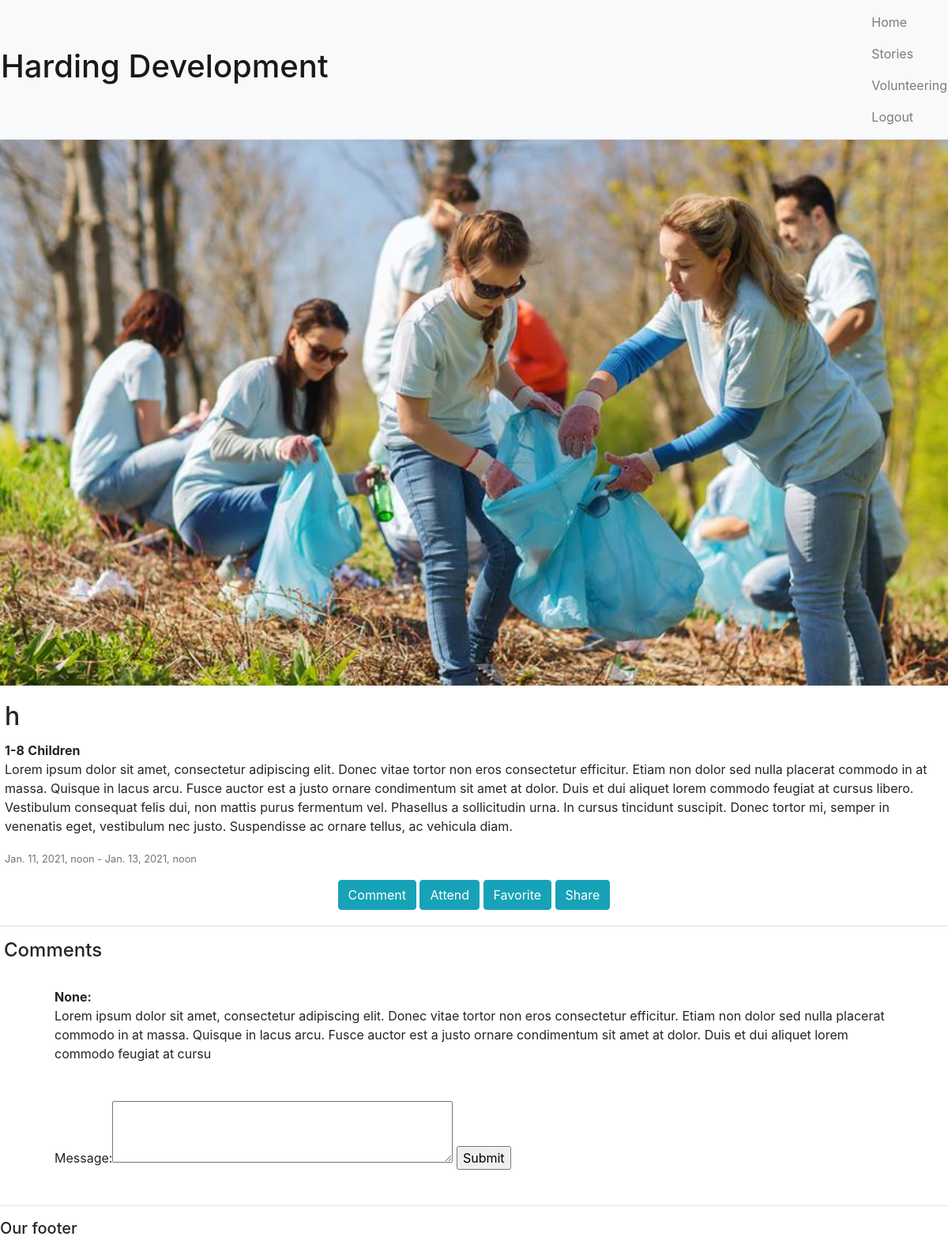
/event/2/, run on the app's committed database.
### events/models.py (models this page shows, shortened)
class Post(models.Model):
    TYPE = ('Event', 'Event'), ('Story', 'Story')
    content_name = models.CharField(max_length=200, null=True)
    content_author = models.ForeignKey(Volunteer, null=True, on_delete=models.SET_NULL)
    content_date = models.DateTimeField(auto_now_add=True)
    content_date_start = models.DateTimeField(null=True, blank=True)
    content_date_end = models.DateTimeField(null=True, blank=True)
    content_social_description = models.CharField(max_length=1000, null=True)
    content_image = models.ImageField(default='profile1.png', null=True, blank=True)
    tags = models.ManyToManyField(Tag)
    full_story = models.CharField(max_length=10000, null=True, blank=True)
    post_type = models.CharField(max_length=200, null=True, choices=TYPE)
    attending = models.ManyToManyField(User)

class Tag(models.Model):
    name = models.CharField(max_length=200, null=True)
    def __str__(self):
        return self.name

class Comment(models.Model):
    message = models.CharField(max_length=300, null=True)
    author = models.ForeignKey(Volunteer, null=True, on_delete=models.CASCADE)
    post = models.ManyToManyField(Post)

class Volunteer(models.Model):
    user = models.OneToOneField(User, null=True, blank=True, on_delete=models.CASCADE)
    user_name = models.CharField(max_length=200, null=True, blank=True)
    first_name = models.CharField(max_length=200, null=True, blank=True)
    last_name = models.CharField(max_length=200, null=True, blank=True)
    user_rank = models.IntegerField(default=0)
    user_points = models.IntegerField(default = 0)
    user_coins = models.IntegerField(default = 0)
    user_icon = models.ImageField(default='profile1.png', null=True, blank=True)
    user_datecreated = models.DateTimeField(auto_now_add=True)

### events/views.py (the view, shortened to what this page needs)
# urls.py: path('event/<str:pk>/', views.event,name='event'),
def event(request, pk):
    post = Post.objects.get(id=pk)
    form = CommentForm()
    context = {'post':post, 'form':form}
    return render(request,'events/event.html', context )

### events/forms.py
class CommentForm(ModelForm):
    message = forms.CharField(widget=forms.Textarea(attrs={"rows":3}))
    class Meta:
        model = Comment
        fields = ['message']

### events/templates/events/event.html (shortened to what this page needs)
{% extends "events/main.html" %}
{% block content %}
<div class="row">
    <div class="card mb-3">
        <img class="card-img-top" src="{{post.content_image.url}}" alt="Card image cap">
        <div class="card-body">
          <h2 class="card-title">{{post.content_name}}</h2>
          {% for tag in post.tags.all %}
            <strong>{{tag}}</strong>
          {% endfor %}
          <p>{{post.content_social_description}}</p>
          <p class="card-text"><small class="text-muted">{{post.content_date_start}} - {{post.content_date_end}}</small></p>
          <div class="buttons">
          <a class="btn btn-info" href="#comment-form">Comment</a>
          <a class="btn btn-info" href="{% url 'attend' post.id %}">Attend</a>
          <a class="btn btn-info" href="{% url 'event' post.id %}">Favorite</a>
          <a class="btn btn-info" href="{% url 'event' post.id %}">Share</a>
          </div>
        </div>
      </div>
</div>
<h4 style="margin-left: 5px;">Comments</h4>
{% for comment in post.comment_set.all %}
<div class="row comments">
    <strong>{{comment.author.user_name}}: </strong>
    {{comment.message}}
</div>
{% endfor %}
<div class="row comments" id="comment-form">
    <form method="POST">
        {{form}}
        <input type="submit" name="Post">
    </form>
</div>
{% endblock %}

### static/css/main.css (style rules this page uses)
body { width: 100%; }
.comments { padding: 2% 7%; }
.buttons { text-align: center; }

### data on the page
Post: content_image (picture), content_name "h", content_social_description "Lorem ipsum dolor sit amet, consectetur adipiscing elit. Donec vitae tortor non eros consectetur efficitur. Etiam non dolor sed nulla placerat commodo in at massa. Quisque in lacus arcu. Fusce auctor est a justo ornare condimentum sit amet at dolor. Duis et dui aliquet lorem commodo feugiat at cursus libero. Vestibulum consequat felis dui, non mattis purus fermentum vel. Phasellus a sollicitudin urna. In cursus tincidunt suscipit. Donec tortor mi, semper in venenatis eget, vestibulum nec justo. Suspendisse ac ornare tellus, ac vehicula diam.", content_date_start "Jan. 11, 2021, noon", content_date_end "Jan. 13, 2021, noon"
Tag: name "1-8"
Tag: name "Children"
Comment: author.user_name "None", message "Lorem ipsum dolor sit amet, consectetur adipiscing elit. Donec vitae tortor non eros consectetur efficitur. Etiam non dolor sed nulla placerat commodo in at massa. Quisque in lacus arcu. Fusce auctor est a justo ornare condimentum sit amet at dolor. Duis et dui aliquet lorem commodo feugiat at cursu"
